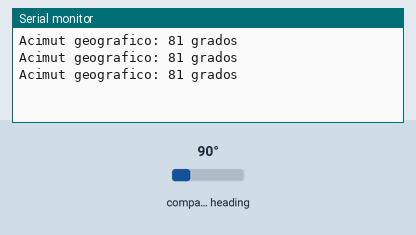
Recording of a sketch running on a simulated Arduino Uno, built with avr-gcc and run on an emulated ATmega328P. Parts: the last lines printed to the serial monitor. Inputs (shaded band) come from the test bench; at power-on: compass heading 90°.

Above: at 1.3 s.
1.4 s: compass heading set to 7°
At 1.9 s:
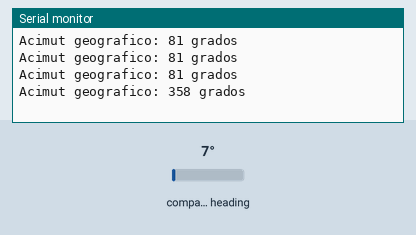
2.9 s: compass heading set to 180°
At 3.4 s:
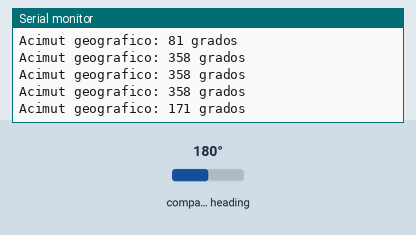
Timing chart, 0 to 5.9 s (numbered marks = the images above; inputs shaded):
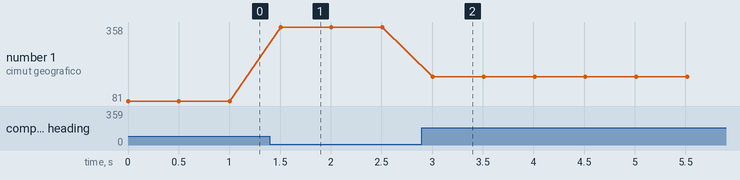

Measured:
- after the input at 1.4 s, the serial monitor: prints a new line after 0.11 s (image 1)
- after the input at 2.9 s, the serial monitor: prints a new line after 0.11 s (image 2)
- plotted number 1: 81 → 358 after the input at 1.4 s, 358 → 171 after the input at 2.9 s

The sketch:

magnetometro.ino
```cpp
#include <Wire.h>    // incluye libreria bus I2C
#include <MechaQMC5883.h> // incluye libreria para magnetometro QMC5883L

MechaQMC5883 qmc;   // crea objeto

void setup() {
  Wire.begin();     // inicializa bus I2C
  Serial.begin(9600);   // inicializa monitor serie a 9600 bps
  qmc.init();     // inicializa objeto
}

void loop() {
  int x,y,z;      // variables de los 3 ejes
  float acimut,geografico;  // variables para acimut magnetico y geografico
  float declinacion = -9.13;    // declinacion desde pagina: http://www.magnetic-declination.com/
  qmc.read(&x,&y,&z,&acimut);   // lectura de los ejes y acimut magnetico

  geografico = acimut + declinacion;  // acimut geografico como suma del magnetico y declinacion
  if(geografico < 0)      // si es un valor negativo
  geografico = geografico + 360;  // suma 360 y vuelve a asignar a variable

  Serial.print("Acimut geografico: ");  // muestra texto Acimut geografico:
  Serial.print(geografico,0);   // muestra valor de acimut geografico sin decimales
  Serial.println(" grados");    // muestra texto grados

  delay(500);       // demora de 500 mseg.
}
```
